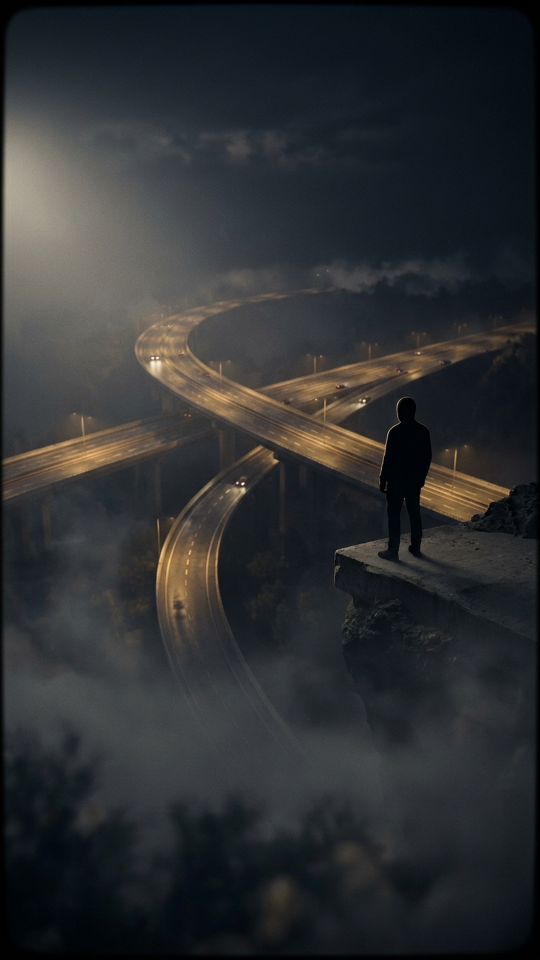
#> input picture assets/plates/T01.jpg, 1080 x 1920 px (shown at 1/2 size)
$ python -i plate_gate.py   (imports and definitions only)
#> lines starting #> are read from the running program, lines starting #| are printed output that depends on the picture
### config.py
"""
Finance Shorts - Central Configuration
Loads all settings from environment variables (via .env file).
Never import secrets directly — always use this module.
"""

from __future__ import annotations

import logging
import os
from datetime import datetime
from pathlib import Path
from dotenv import load_dotenv

# Load .env from project root
_ROOT = Path(__file__).parent
load_dotenv(_ROOT / ".env", override=False)


def _get(key: str, default: str = "") -> str:
    return os.environ.get(key, default)


def _get_int(key: str, default: int = 0) -> int:
    try:
        return int(os.environ.get(key, str(default)))
    except (ValueError, TypeError):
        return default


def _get_float(key: str, default: float = 0.0) -> float:
    try:
        return float(os.environ.get(key, str(default)))
    except (ValueError, TypeError):
        return default


def _get_bool(key: str, default: bool = False) -> bool:
    val = os.environ.get(key, str(default)).lower()
    return val in ("1", "true", "yes", "on")


# ── Project Paths ──────────────────────────────────────────
ROOT_DIR       = _ROOT
DATA_DIR       = _ROOT / _get("DATA_DIR", "data")
OUTPUT_DIR     = _ROOT / _get("OUTPUT_DIR", "output")
LOGS_DIR       = _ROOT / _get("LOGS_DIR", "logs")
ASSETS_DIR     = _ROOT / _get("ASSETS_DIR", "assets")
CONFIG_DIR     = _ROOT / "config"

EXCEL_FILE     = _ROOT / _get("EXCEL_FILE", "data/finance_content_queue.xlsx")
SCHEDULE_EXCEL = _ROOT / _get("SCHEDULE_EXCEL", "data/publishing_schedule.xlsx")
SQLITE_DB      = _ROOT / _get("SQLITE_DB", "data/finance_shorts.db")

# ── OpenRouter, Gemini & Veo Models ──────────────────────────
OPENROUTER_API_KEY      = _get("OPENROUTER_API_KEY", "")
GEMINI_API_KEY          = _get("GEMINI_API_KEY", "")
SCRIPT_MODEL            = _get("SCRIPT_MODEL", "gemini-flash-lite-latest")
VIDEO_PROVIDER          = _get("VIDEO_PROVIDER", "veo")
VEO_MODEL               = _get("VEO_MODEL", "veo-3.1-fast-generate-preview")
VEO_MAX_SCENE_SECONDS   = _get_int("VEO_MAX_SCENE_SECONDS", 5)
VEO_TIMEOUT_SECONDS     = _get_int("VEO_TIMEOUT_SECONDS", 300)
VEO_MAX_SECONDS_PER_DAY = _get_int("VEO_MAX_SECONDS_PER_DAY", 60)
VEO_MAX_SECONDS_PER_RUN = _get_int("VEO_MAX_SECONDS_PER_RUN", 60)
USAGE_LEDGER_FILE       = DATA_DIR / "usage_ledger.json"

OUTPUT_VIDEOS  = OUTPUT_DIR / "videos"
OUTPUT_AUDIO   = OUTPUT_DIR / "audio"
OUTPUT_VISUALS = OUTPUT_DIR / "visuals"

# ── Visual Plates & Ken Burns Settings ─────────────────────
ANTIGRAVITY_GEN_SCRIPT = _get("ANTIGRAVITY_GEN_SCRIPT", "")
IMAGE_MAX_LUMA         = _get_float("IMAGE_MAX_LUMA", 90.0)
PLATE_DIR              = _ROOT / _get("PLATE_DIR", "assets/plates")
PLATE_FALLBACK         = _ROOT / _get("PLATE_FALLBACK", "assets/presenter/mentor_character_1.png")
KENBURNS_MAX_ZOOM      = _get_float("KENBURNS_MAX_ZOOM", 1.06)
KENBURNS_FPS           = _get_int("KENBURNS_FPS", 30)

# Ensure critical dirs exist at import time
for _d in (DATA_DIR, OUTPUT_VIDEOS, OUTPUT_AUDIO, OUTPUT_VISUALS, LOGS_DIR, CONFIG_DIR, PLATE_DIR):
    _d.mkdir(parents=True, exist_ok=True)

# ── Ollama / LLM ──────────────────────────────────────────
OLLAMA_HOST        = _get("OLLAMA_HOST", "http://localhost:11434")
OLLAMA_MODEL       = _get("OLLAMA_MODEL", "llama3.2:3b")
OLLAMA_TEMPERATURE = _get_float("OLLAMA_TEMPERATURE", 0.7)
OLLAMA_MAX_TOKENS  = _get_int("OLLAMA_MAX_TOKENS", 2048)
OLLAMA_TIMEOUT     = _get_int("OLLAMA_TIMEOUT", 120)
OLLAMA_RETRY_COUNT = _get_int("OLLAMA_RETRY_COUNT", 3)

# ── TTS / Voice & Audio Mix ───────────────────────────────
TTS_ENGINE           = _get("TTS_ENGINE", "edge").lower()
DEFAULT_VOICE        = _get("DEFAULT_VOICE", "en-US-AndrewMultilingualNeural")
PIPER_EXECUTABLE     = _ROOT / _get("PIPER_EXECUTABLE", "piper/piper.exe")
PIPER_VOICE_MODEL    = _ROOT / _get("PIPER_VOICE_MODEL", "assets/voices/en_US-lessac-medium.onnx")
PIPER_SPEAKING_RATE  = _get_float("PIPER_SPEAKING_RATE", 1.0)
BGM_VOLUME           = _get_float("BGM_VOLUME", 0.18)
VOICE_VOLUME         = _get_float("VOICE_VOLUME", 1.25)

# ── Video ─────────────────────────────────────────────────
VIDEO_WIDTH          = _get_int("VIDEO_WIDTH", 1080)
VIDEO_HEIGHT         = _get_int("VIDEO_HEIGHT", 1920)
VIDEO_FPS            = _get_int("VIDEO_FPS", 30)
VIDEO_BITRATE        = _get("VIDEO_BITRATE", "4000k")
AUDIO_BITRATE        = _get("AUDIO_BITRATE", "192k")
TARGET_DURATION_MIN  = _get_int("TARGET_DURATION_MIN", 30)
TARGET_DURATION_MAX  = _get_int("TARGET_DURATION_MAX", 60)

# ── Publishing Schedule ───────────────────────────────────
TIMEZONE             = _get("TIMEZONE", "Asia/Kolkata")
PUBLISH_TIMES        = [t.strip() for t in _get("PUBLISH_TIMES", "09:00,15:00,20:00").split(",") if t.strip()]
MAX_VIDEOS_PER_DAY   = _get_int("MAX_VIDEOS_PER_DAY", 3)
MIN_QUEUE_BUFFER     = _get_int("MIN_QUEUE_BUFFER", 3)

# ── Publishing Mode ───────────────────────────────────────
PUBLISHING_MODE      = _get("PUBLISHING_MODE", "test")  # "test" | "production"

# ── YouTube ───────────────────────────────────────────────
_secrets_rel = _get("YOUTUBE_CLIENT_SECRETS_FILE", "config/youtube_client_secrets.json")
YOUTUBE_CLIENT_SECRETS_FILE = _ROOT / _secrets_rel if not Path(_secrets_rel).is_absolute() else Path(_secrets_rel)

_token_rel = _get("YOUTUBE_TOKEN_FILE", "config/youtube_token.json")
YOUTUBE_TOKEN_FILE = _ROOT / _token_rel if not Path(_token_rel).is_absolute() else Path(_token_rel)
YOUTUBE_CATEGORY_ID  = _get_int("YOUTUBE_CATEGORY_ID", 27)

_env_privacy = os.environ.get("YOUTUBE_PRIVACY_STATUS", "").strip().lower()
if _env_privacy and _env_privacy not in ("public", "unlisted", "private"):
    raise ValueError(f"Invalid YOUTUBE_PRIVACY_STATUS {_env_privacy!r}, must be 'public', 'unlisted', or 'private'")
YOUTUBE_PRIVACY_STATUS = _env_privacy or "public"
PRIVACY_RAMP_DAYS    = _get_int("PRIVACY_RAMP_DAYS", 0)
MAX_UPLOADS_PER_RUN  = _get_int("MAX_UPLOADS_PER_RUN", 1)


# [61 lines left out: function resolve_youtube_privacy, not called in this run]


# ── Instagram ─────────────────────────────────────────────
INSTAGRAM_PUBLISH_ENABLED = _get_bool("INSTAGRAM_PUBLISH_ENABLED", False)
INSTAGRAM_ACCESS_TOKEN = _get("INSTAGRAM_ACCESS_TOKEN", "")
INSTAGRAM_ACCOUNT_ID   = _get("INSTAGRAM_ACCOUNT_ID", "")
INSTAGRAM_APP_ID       = _get("INSTAGRAM_APP_ID", "")
INSTAGRAM_APP_SECRET   = _get("INSTAGRAM_APP_SECRET", "")

# ── Channel Branding ──────────────────────────────────────
CHANNEL_NAME     = _get("CHANNEL_NAME", "FinanceSimple")
CHANNEL_TAGLINE  = _get("CHANNEL_TAGLINE", "Money made simple")

# ── Content ───────────────────────────────────────────────
DEFAULT_AUDIENCE  = _get("DEFAULT_AUDIENCE", "beginners")
SCRIPT_MIN_WORDS  = _get_int("SCRIPT_MIN_WORDS", 75)
SCRIPT_MAX_WORDS  = _get_int("SCRIPT_MAX_WORDS", 130)

# ── Notifications ─────────────────────────────────────────
NOTIFY_EMAIL_ENABLED   = _get_bool("NOTIFY_EMAIL_ENABLED", False)
#> further down, picture is the input picture: PIL image 1080x1920 RGB; mean R, G, B 46, 48, 49.9
NOTIFY_SMTP_HOST       = _get("NOTIFY_SMTP_HOST", "smtp.gmail.com")
NOTIFY_SMTP_PORT       = _get_int("NOTIFY_SMTP_PORT", 587)
NOTIFY_EMAIL_FROM      = _get("NOTIFY_EMAIL_FROM", "")
NOTIFY_EMAIL_TO        = _get("NOTIFY_EMAIL_TO", "")
NOTIFY_EMAIL_PASSWORD  = _get("NOTIFY_EMAIL_PASSWORD", "")


# [32 lines left out: function validate, not called in this run]

### visuals/plate_gate.py
"""
Finance Shorts Pro - Plate Quality Gate
Validates image dimensions, center crops to 9:16, resizes to 1080x1920,
and checks top/bottom band luminance and overall textural variance using Pillow.
"""

from __future__ import annotations

import math
from dataclasses import dataclass
from pathlib import Path
from typing import Optional, Union

from PIL import Image, ImageStat

import config


@dataclass
class GateResult:
    passed: bool
    luma_top: float
    luma_bottom: float
    stddev: float
    reason: str


def evaluate_plate(
    image_input: Union[Path, str, Image.Image],
    max_luma: Optional[float] = None,
) -> tuple[GateResult, Optional[Image.Image]]:
    """
    Evaluates an image against the quality gate:
    1. Dimension check: width >= 1080 and height >= 1920.
    2. Center crop to 9:16 ratio if needed, resize to exactly 1080x1920 with LANCZOS.
    3. Measure mean luminance for:
       - Top 20% band (rows 0 to 384)
       - Bottom 20% band (rows 1536 to 1920)
    4. Check luminance < max_luma (default 90).
    5. Check full-frame stddev >= 6.0 (reject flat/blank frames).

    Returns (GateResult, processed_image).
    """
    threshold_luma = max_luma if max_luma is not None else getattr(config, "IMAGE_MAX_LUMA", 90.0)

    # 1. Open and convert to RGB
    if isinstance(image_input, (str, Path)):
        img_path = Path(image_input)
        if not img_path.exists():
            return GateResult(
                passed=False, luma_top=0.0, luma_bottom=0.0, stddev=0.0,
                reason=f"File not found: {img_path}"
            ), None
        try:
            img = Image.open(img_path).convert("RGB")
        except Exception as e:
            return GateResult(
                passed=False, luma_top=0.0, luma_bottom=0.0, stddev=0.0,
                reason=f"Failed to open image: {e}"
            ), None
    elif isinstance(image_input, Image.Image):
        img = image_input.convert("RGB")
    else:
        return GateResult(
            passed=False, luma_top=0.0, luma_bottom=0.0, stddev=0.0,
            reason=f"Invalid image input type: {type(image_input)}"
        ), None

    # Check minimum dimensions
    w, h = img.size
#> w = 1080; h = 1920
    if w < 1080 or h < 1920:
        return GateResult(
            passed=False, luma_top=0.0, luma_bottom=0.0, stddev=0.0,
            reason=f"Dimensions {w}x{h} smaller than required 1080x1920 (no upscaling permitted)"
        ), None

    # 2. Center crop to 9:16 ratio if needed
    target_ratio = 9.0 / 16.0
    current_ratio = w / h
#> current_ratio = 0.562

    if abs(current_ratio - target_ratio) > 1e-3:
        if current_ratio > target_ratio:
            # Too wide, crop width
            new_w = int(round(h * target_ratio))
            left = (w - new_w) // 2
            img = img.crop((left, 0, left + new_w, h))
        else:
            # Too tall, crop height
            new_h = int(round(w / target_ratio))
            top = (h - new_h) // 2
            img = img.crop((0, top, w, top + new_h))

    # Resize to exact 1080x1920 with LANCZOS
    if img.size != (1080, 1920):
        img = img.resize((1080, 1920), Image.Resampling.LANCZOS)

    # Convert to grayscale for luminance checks
    gray = img.convert("L")
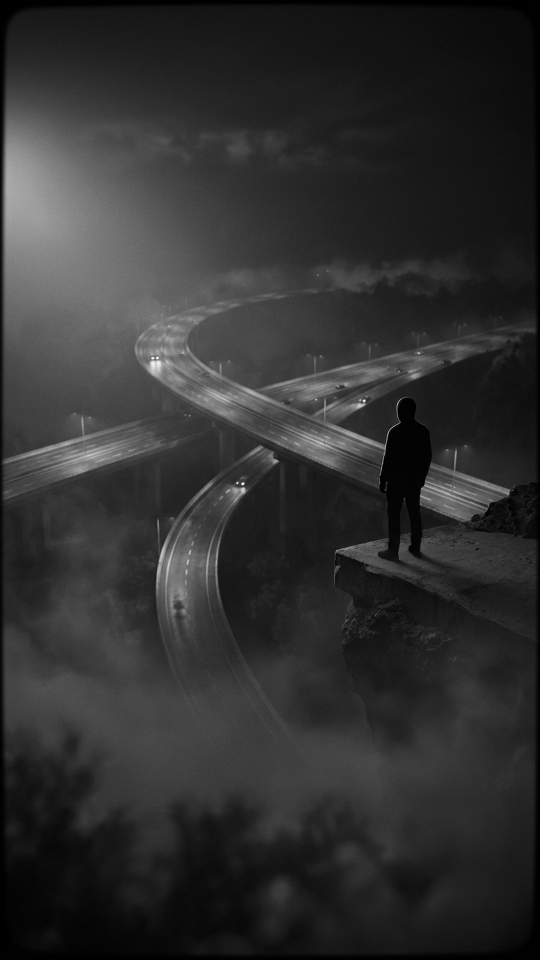
#> gray: PIL image 1080x1920 L (shown at 1/2 size); min 0, max 253, mean 47.7

    # Compute overall standard deviation (textural variance)
    full_stat = ImageStat.Stat(gray)
    stddev = full_stat.stddev[0] if full_stat.stddev else 0.0
#> stddev = 31.41

    if stddev < 6.0:
        return GateResult(
            passed=False, luma_top=0.0, luma_bottom=0.0, stddev=round(stddev, 2),
            reason=f"Image lacks texture/variance (stddev {stddev:.2f} < 6.0)"
        ), img

    # Top band: rows 0 to 384 (top 20%)
    top_band = gray.crop((0, 0, 1080, 384))
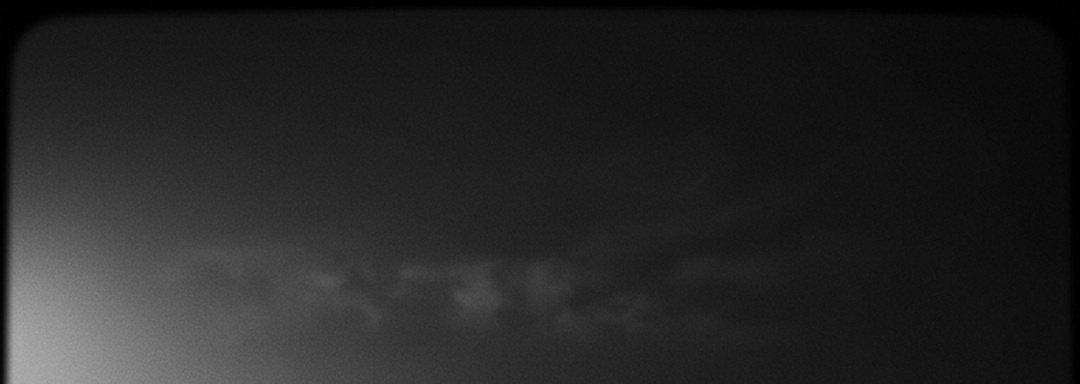
#> top_band: PIL image 1080x384 L; min 0, max 174, mean 36.8
    top_stat = ImageStat.Stat(top_band)
    luma_top = top_stat.mean[0] if top_stat.mean else 0.0
#> luma_top = 36.76

    # Bottom band: rows 1536 to 1920 (bottom 20%)
    bottom_band = gray.crop((0, 1536, 1080, 1920))
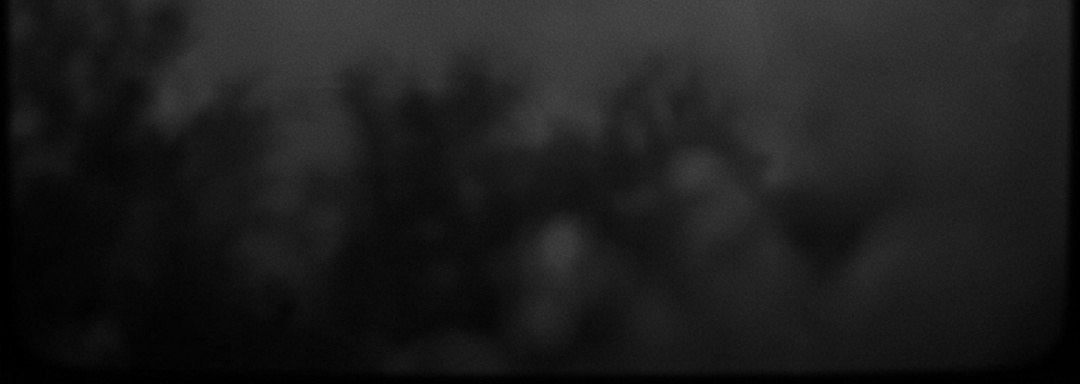
#> bottom_band: PIL image 1080x384 L; min 0, max 77, mean 29.1
    bottom_stat = ImageStat.Stat(bottom_band)
    luma_bottom = bottom_stat.mean[0] if bottom_stat.mean else 0.0
#> luma_bottom = 29.14

    luma_top_r = round(luma_top, 2)
#> luma_top_r = 36.76
    luma_bottom_r = round(luma_bottom, 2)
#> luma_bottom_r = 29.14
    stddev_r = round(stddev, 2)
#> stddev_r = 31.41

    if luma_top > threshold_luma:
        return GateResult(
            passed=False, luma_top=luma_top_r, luma_bottom=luma_bottom_r, stddev=stddev_r,
            reason=f"Top band luminance too high ({luma_top_r:.1f} > {threshold_luma})"
        ), img

    if luma_bottom > threshold_luma:
        return GateResult(
            passed=False, luma_top=luma_top_r, luma_bottom=luma_bottom_r, stddev=stddev_r,
            reason=f"Bottom band luminance too high ({luma_bottom_r:.1f} > {threshold_luma})"
        ), img

    return GateResult(
        passed=True, luma_top=luma_top_r, luma_bottom=luma_bottom_r, stddev=stddev_r,
        reason="Passed quality gate"
    ), img

>>> from PIL import Image
>>> picture = Image.open('../assets/plates/T01.jpg')
>>> result = evaluate_plate(picture)

$ run again, on assets/plates/T02.jpg
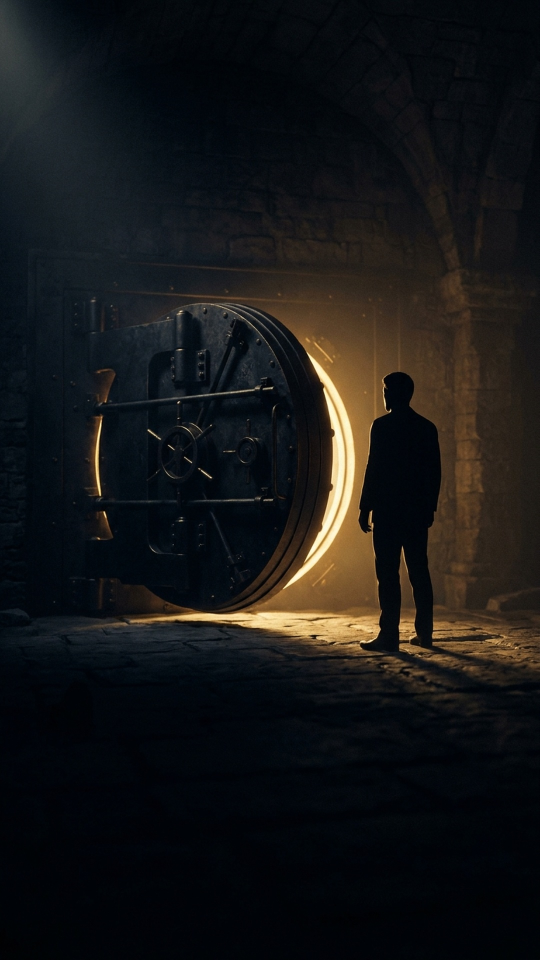
#> input picture assets/plates/T02.jpg, 1080 x 1920 px (shown at 1/2 size)
#> picture is the input picture: PIL image 1080x1920 RGB; mean R, G, B 22.2, 22.5, 22.8
#> stddev = 31.99
#> in evaluate_plate, `top_band = gray.crop((0, 0, 1080, 384))`:
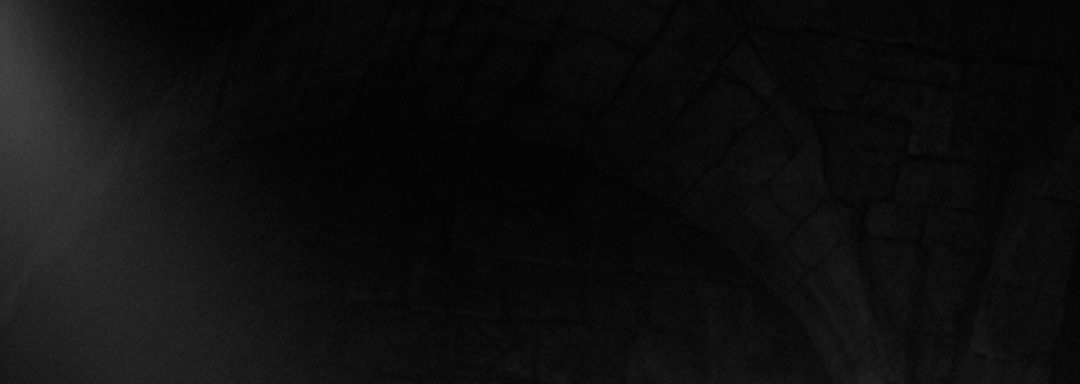
#> top_band: PIL image 1080x384 L; min 1, max 69, mean 14.6
#> luma_top = 14.62
#> in evaluate_plate, `bottom_band = gray.crop((0, 1536, 1080, 1920))`:
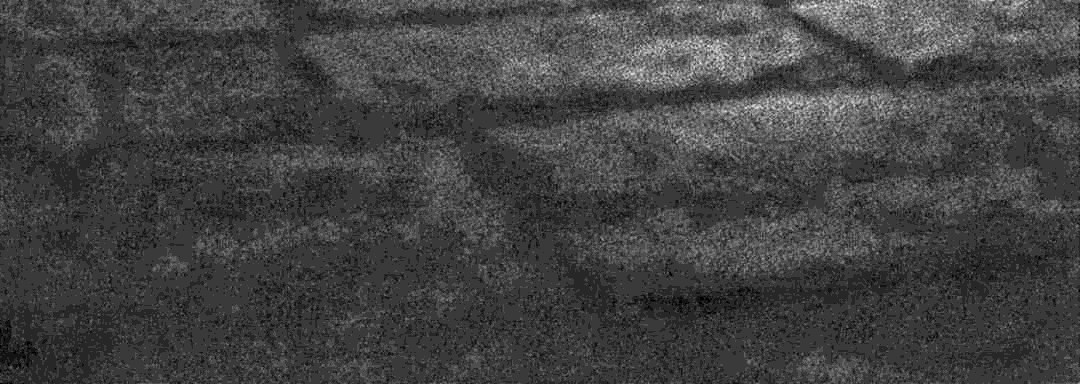
#> bottom_band: PIL image 1080x384 L; min 0, max 13, mean 3.43; drawn with min black and max white
#> luma_bottom = 3.43
#> luma_top_r = 14.62
#> luma_bottom_r = 3.43
#> stddev_r = 31.99

$ run again, on assets/plates/T14.jpg
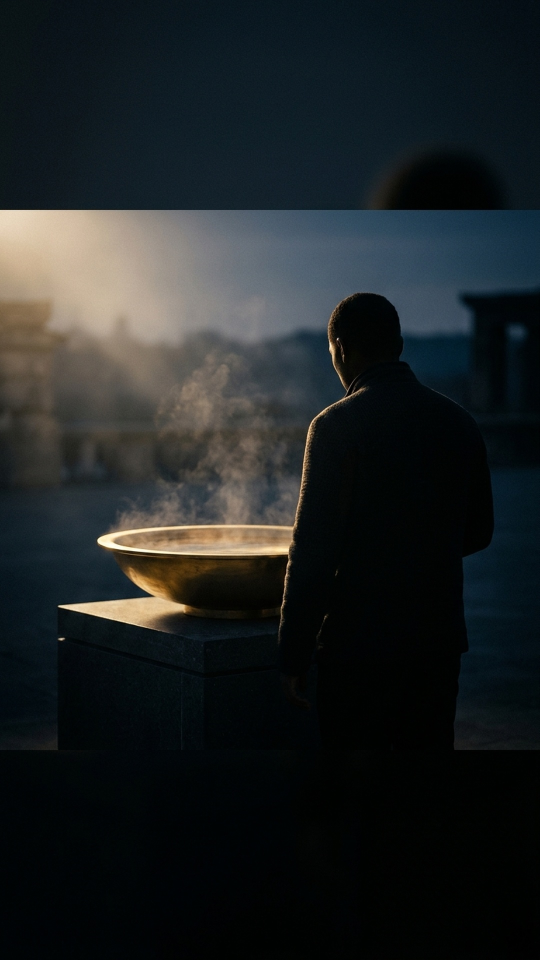
#> input picture assets/plates/T14.jpg, 1080 x 1920 px (shown at 1/2 size)
#> picture is the input picture: PIL image 1080x1920 RGB; mean R, G, B 30.1, 34.7, 35.9
#> stddev = 46.02
#> in evaluate_plate, `top_band = gray.crop((0, 0, 1080, 384))`:
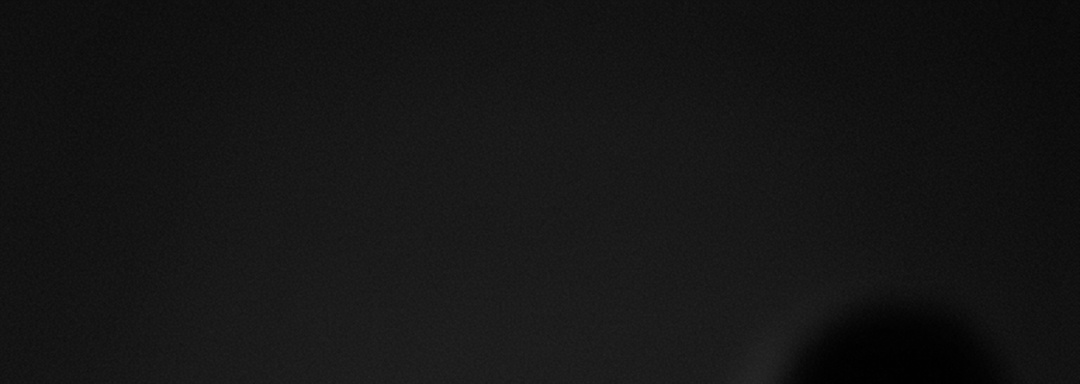
#> top_band: PIL image 1080x384 L; min 0, max 40, mean 20.8
#> luma_top = 20.84
#> in evaluate_plate, `bottom_band = gray.crop((0, 1536, 1080, 1920))`:
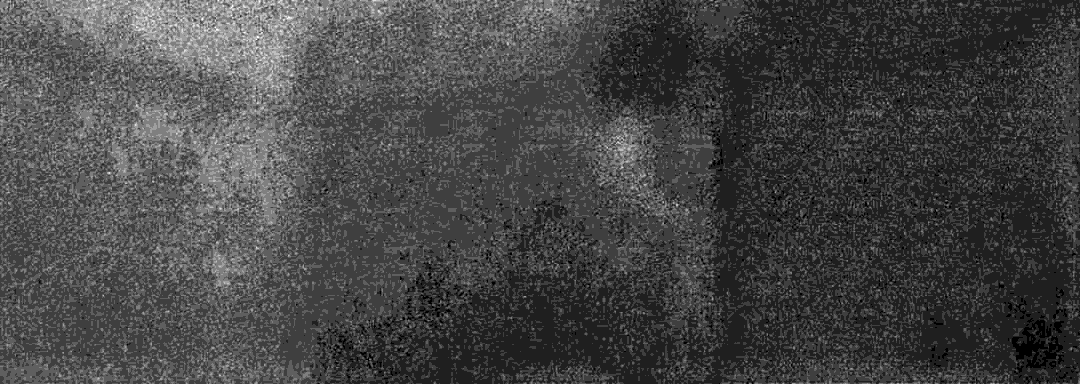
#> bottom_band: PIL image 1080x384 L; min 0, max 8, mean 2.21; drawn with min black and max white
#> luma_bottom = 2.21
#> luma_top_r = 20.84
#> luma_bottom_r = 2.21
#> stddev_r = 46.02
